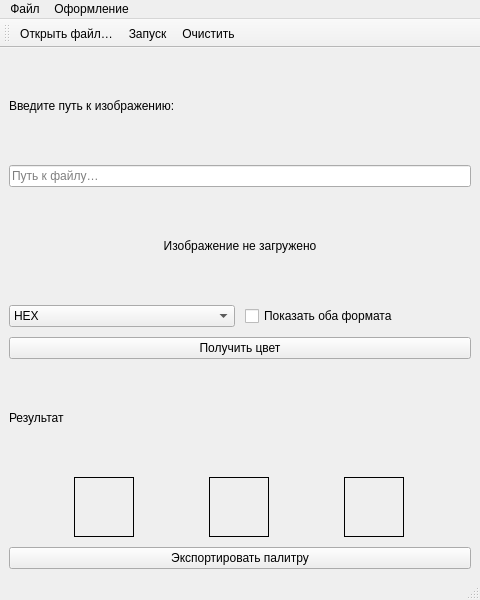
<?xml version="1.0" encoding="UTF-8"?>
<ui version="4.0">
 <class>MainWindow</class>
 <widget class="QMainWindow" name="MainWindow">
  <property name="geometry">
   <rect>
    <x>0</x>
    <y>0</y>
    <width>480</width>
    <height>600</height>
   </rect>
  </property>
  <property name="windowTitle">
   <string>Image Palette Generator</string>
  </property>
  <widget class="QWidget" name="centralwidget">
   <layout class="QVBoxLayout" name="mainLayout">
    <property name="spacing">
     <number>10</number>
    </property>
    <property name="contentsMargins">
     <number>20</number>
     <number>20</number>
     <number>20</number>
     <number>20</number>
    </property>
    <item>
     <widget class="QLabel" name="labelPath">
      <property name="text">
       <string>Введите путь к изображению:</string>
      </property>
     </widget>
    </item>
    <item>
     <widget class="QLineEdit" name="inputField">
      <property name="placeholderText">
       <string>Путь к файлу…</string>
      </property>
     </widget>
    </item>
    <item>
     <widget class="QLabel" name="imageLabel">
      <property name="text">
       <string>Изображение не загружено</string>
      </property>
      <property name="minimumHeight">
       <number>200</number>
      </property>
      <property name="maximumHeight">
       <number>200</number>
      </property>
      <property name="alignment">
       <set>Qt::AlignCenter</set>
      </property>
     </widget>
    </item>
    <item>
     <layout class="QHBoxLayout" name="formatRow">
      <item>
       <widget class="QComboBox" name="formatCombo">
        <item>
         <property name="text">
          <string>HEX</string>
         </property>
        </item>
        <item>
         <property name="text">
          <string>RGB</string>
         </property>
        </item>
       </widget>
      </item>
      <item>
       <widget class="QCheckBox" name="bothFormatsCheck">
        <property name="text">
         <string>Показать оба формата</string>
        </property>
       </widget>
      </item>
     </layout>
    </item>
    <item>
     <widget class="QPushButton" name="processButton">
      <property name="text">
       <string>Получить цвет</string>
      </property>
     </widget>
    </item>
    <item>
     <widget class="QLabel" name="resultLabel">
      <property name="text">
       <string>Результат</string>
      </property>
     </widget>
    </item>
    <item>
     <layout class="QHBoxLayout" name="paletteRow">
      <item>
       <widget class="QFrame" name="colorDark">
        <property name="minimumSize">
         <size>
          <width>60</width>
          <height>60</height>
         </size>
        </property>
        <property name="maximumSize">
         <size>
          <width>60</width>
          <height>60</height>
         </size>
        </property>
        <property name="frameShape">
         <enum>QFrame::Box</enum>
        </property>
       </widget>
      </item>
      <item>
       <widget class="QFrame" name="colorMain">
        <property name="minimumSize">
         <size>
          <width>60</width>
          <height>60</height>
         </size>
        </property>
        <property name="maximumSize">
         <size>
          <width>60</width>
          <height>60</height>
         </size>
        </property>
        <property name="frameShape">
         <enum>QFrame::Box</enum>
        </property>
       </widget>
      </item>
      <item>
       <widget class="QFrame" name="colorLight">
        <property name="minimumSize">
         <size>
          <width>60</width>
          <height>60</height>
         </size>
        </property>
        <property name="maximumSize">
         <size>
          <width>60</width>
          <height>60</height>
         </size>
        </property>
        <property name="frameShape">
         <enum>QFrame::Box</enum>
        </property>
       </widget>
      </item>
     </layout>
    </item>
    <item>
     <widget class="QPushButton" name="exportButton">
      <property name="text">
       <string>Экспортировать палитру</string>
      </property>
     </widget>
    </item>
   </layout>
  </widget>
  <widget class="QMenuBar" name="menubar">
   <property name="geometry">
    <rect>
     <x>0</x>
     <y>0</y>
     <width>480</width>
     <height>22</height>
    </rect>
   </property>
   <widget class="QMenu" name="menuView">
    <property name="title">
     <string>Оформление</string>
    </property>
    <addaction name="actionTheme"/>
   </widget>
   <widget class="QMenu" name="menuFile">
    <property name="title">
     <string>Файл</string>
    </property>
    <addaction name="actionOpenFile"/>
    <addaction name="actionRun"/>
    <addaction name="actionExport"/>
    <addaction name="separator"/>
    <addaction name="actionRenameExport"/>
    <addaction name="actionClear"/>
    <addaction name="actionExit"/>
   </widget>
   <addaction name="menuFile"/>
   <addaction name="menuView"/>
  </widget>
  <widget class="QStatusBar" name="statusbar"/>
  <widget class="QToolBar" name="toolBar">
   <attribute name="toolBarArea">
    <enum>TopToolBarArea</enum>
   </attribute>
   <addaction name="actionOpenFile"/>
   <addaction name="actionRun"/>
   <addaction name="actionClear"/>
  </widget>
  <action name="actionOpenFile">
   <property name="text">
    <string>Открыть файл…</string>
   </property>
   <property name="shortcut">
    <string>Ctrl+O</string>
   </property>
  </action>
  <action name="actionRun">
   <property name="text">
    <string>Запуск</string>
   </property>
   <property name="shortcut">
    <string>Ctrl+R</string>
   </property>
  </action>
  <action name="actionExport">
   <property name="text">
    <string>Экспорт палитры…</string>
   </property>
   <property name="shortcut">
    <string>Ctrl+E</string>
   </property>
  </action>
  <action name="actionRenameExport">
   <property name="text">
    <string>Переименовать экспорт…</string>
   </property>
  </action>
  <action name="actionClear">
   <property name="text">
    <string>Очистить</string>
   </property>
   <property name="shortcut">
    <string>Ctrl+L</string>
   </property>
  </action>
  <action name="actionExit">
   <property name="text">
    <string>Выход</string>
   </property>
   <property name="shortcut">
    <string>Ctrl+Q</string>
   </property>
  </action>
  <action name="actionTheme">
   <property name="text">
    <string>Сменить тему…</string>
   </property>
   <property name="shortcut">
    <string>Ctrl+T</string>
   </property>
  </action>
 </widget>
 <resources/>
 <connections/>
</ui>
